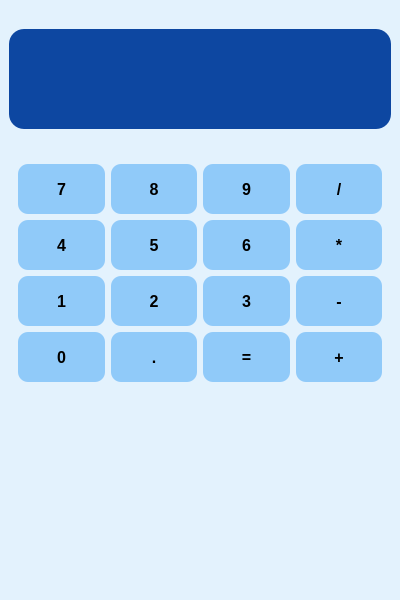
<?xml version="1.0" encoding="UTF-8"?>
<ui version="4.0">
 <class>MainWindow</class>
 <widget class="QMainWindow" name="MainWindow">
  <property name="geometry">
   <rect>
    <x>0</x>
    <y>0</y>
    <width>400</width>
    <height>600</height>
   </rect>
  </property>
  <property name="minimumSize">
   <size>
    <width>400</width>
    <height>600</height>
   </size>
  </property>
  <property name="maximumSize">
   <size>
    <width>400</width>
    <height>600</height>
   </size>
  </property>
  <property name="font">
   <font>
    <weight>50</weight>
    <bold>false</bold>
    <underline>false</underline>
   </font>
  </property>
  <property name="windowTitle">
   <string>MainWindow</string>
  </property>
  <widget class="QWidget" name="centralwidget">
   <property name="styleSheet">
    <string notr="true">#centralwidget {
	background: #E3F2FD
}

#in_out_cal {
	background: #0D47A1;
	color: white;
	border: none;
	border-radius: 15px;
	font-size: 20px;
}

QPushButton {
	width: 50px;
	height: 50px;
	background: #90CAF9;
	color: black;
	font-weight: 700;
	font-size: 16px;
	border: none;
	border-radius: 10px;
}

QPushButton:hover {
	background: #2196F3;
}</string>
   </property>
   <layout class="QVBoxLayout" name="verticalLayout">
    <item>
     <spacer name="verticalSpacer">
      <property name="orientation">
       <enum>Qt::Vertical</enum>
      </property>
      <property name="sizeType">
       <enum>QSizePolicy::Maximum</enum>
      </property>
      <property name="sizeHint" stdset="0">
       <size>
        <width>20</width>
        <height>20</height>
       </size>
      </property>
     </spacer>
    </item>
    <item>
     <widget class="QLineEdit" name="in_out_cal">
      <property name="minimumSize">
       <size>
        <width>0</width>
        <height>100</height>
       </size>
      </property>
      <property name="maximumSize">
       <size>
        <width>16777215</width>
        <height>100</height>
       </size>
      </property>
      <property name="text">
       <string/>
      </property>
      <property name="alignment">
       <set>Qt::AlignRight|Qt::AlignTrailing|Qt::AlignVCenter</set>
      </property>
     </widget>
    </item>
    <item>
     <spacer name="verticalSpacer_2">
      <property name="orientation">
       <enum>Qt::Vertical</enum>
      </property>
      <property name="sizeType">
       <enum>QSizePolicy::Minimum</enum>
      </property>
      <property name="sizeHint" stdset="0">
       <size>
        <width>20</width>
        <height>20</height>
       </size>
      </property>
     </spacer>
    </item>
    <item>
     <widget class="QWidget" name="widget" native="true">
      <layout class="QGridLayout" name="gridLayout">
       <item row="6" column="3">
        <widget class="QPushButton" name="dau_tru">
         <property name="font">
          <font>
           <pointsize>-1</pointsize>
           <weight>87</weight>
           <bold>true</bold>
          </font>
         </property>
         <property name="text">
          <string>-</string>
         </property>
        </widget>
       </item>
       <item row="1" column="1">
        <widget class="QPushButton" name="eight">
         <property name="text">
          <string>8</string>
         </property>
        </widget>
       </item>
       <item row="4" column="1">
        <widget class="QPushButton" name="five">
         <property name="text">
          <string>5</string>
         </property>
        </widget>
       </item>
       <item row="6" column="0">
        <widget class="QPushButton" name="one">
         <property name="text">
          <string>1</string>
         </property>
        </widget>
       </item>
       <item row="6" column="1">
        <widget class="QPushButton" name="two">
         <property name="text">
          <string>2</string>
         </property>
        </widget>
       </item>
       <item row="6" column="2">
        <widget class="QPushButton" name="three">
         <property name="text">
          <string>3</string>
         </property>
        </widget>
       </item>
       <item row="1" column="2">
        <widget class="QPushButton" name="nine">
         <property name="text">
          <string>9</string>
         </property>
        </widget>
       </item>
       <item row="1" column="3">
        <widget class="QPushButton" name="dau_chia">
         <property name="text">
          <string>/</string>
         </property>
        </widget>
       </item>
       <item row="4" column="2">
        <widget class="QPushButton" name="six">
         <property name="text">
          <string>6</string>
         </property>
        </widget>
       </item>
       <item row="8" column="3">
        <widget class="QPushButton" name="dau_cong">
         <property name="text">
          <string>+</string>
         </property>
        </widget>
       </item>
       <item row="8" column="0">
        <widget class="QPushButton" name="zero">
         <property name="text">
          <string>0</string>
         </property>
        </widget>
       </item>
       <item row="4" column="3">
        <widget class="QPushButton" name="dau_nhan">
         <property name="text">
          <string>*</string>
         </property>
        </widget>
       </item>
       <item row="8" column="1">
        <widget class="QPushButton" name="cham">
         <property name="text">
          <string>.</string>
         </property>
        </widget>
       </item>
       <item row="8" column="2">
        <widget class="QPushButton" name="bang">
         <property name="font">
          <font>
           <pointsize>-1</pointsize>
           <weight>87</weight>
           <bold>true</bold>
          </font>
         </property>
         <property name="text">
          <string>=</string>
         </property>
        </widget>
       </item>
       <item row="4" column="0">
        <widget class="QPushButton" name="four">
         <property name="text">
          <string>4</string>
         </property>
        </widget>
       </item>
       <item row="1" column="0">
        <widget class="QPushButton" name="seven">
         <property name="text">
          <string>7</string>
         </property>
        </widget>
       </item>
      </layout>
     </widget>
    </item>
    <item>
     <spacer name="verticalSpacer_3">
      <property name="orientation">
       <enum>Qt::Vertical</enum>
      </property>
      <property name="sizeHint" stdset="0">
       <size>
        <width>20</width>
        <height>40</height>
       </size>
      </property>
     </spacer>
    </item>
   </layout>
  </widget>
 </widget>
 <resources/>
 <connections/>
</ui>
